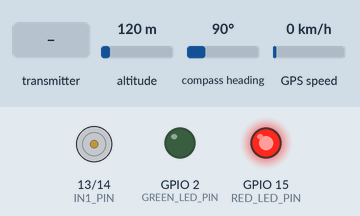
This sketch was run on a simulated ESP32. Shown: motor-driver pin pairs drawn as motors (green arrow = first pin HIGH = forward, orange = second pin HIGH = backward, longer = more drive), output pins drawn as LEDs (lit = HIGH). The test bench sets the inputs (shaded band); at power-on: altitude 120 m, compass heading 90°, GPS speed 0 km/h. The GPS gets a fix after 3 s at 37.7749, -122.4194 with 8 satellites; the modem accepts every AT command (registered, SIM ready, sends succeed) and sends nothing else; what the sketch prints to the serial monitor is not drawn.

Above: at 2.1 s.
At 3.2 s:
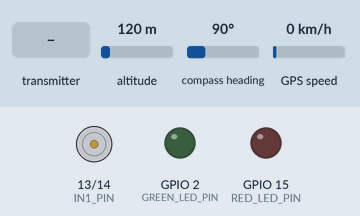
3.3 s: the transmitter starts sending helmetWorn = 0
6.3 s: the transmitter starts sending accidentDetected = 1
9.3 s: the transmitter starts sending helmetWorn = 1
12.3 s: the transmitter starts sending accidentDetected = 0
At 21.4 s:
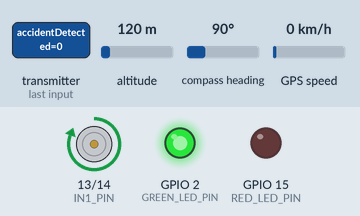
Timing chart, 0 to 22.9 s (numbered marks = the images above; inputs shaded):
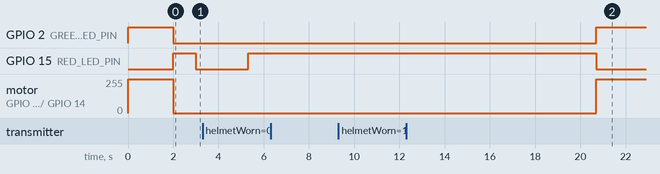

Measured:
- after the input at 6.3 s, every drawn part: stays the same
- after the input at 9.3 s, every drawn part: stays the same
- after the input at 12.3 s, GPIO 2 (GREEN_LED_PIN): LOW → HIGH after 8.4 s; GPIO 15 (RED_LED_PIN): HIGH → LOW after 8.4 s; motor on GPIO 13 (IN1_PIN) / GPIO 14 (IN2_PIN): stopped → forward 255/255 after 8.4 s

The sketch:

sketch_mar19a.ino
```cpp
#include <WiFi.h>
#include <esp_now.h>
#include <TinyGPS++.h>
#include <HardwareSerial.h>

// Structure to receive data
typedef struct {
  bool helmetWorn;
  int alcoholLevel;
  int vibrationLevel;
  bool accidentDetected;
} HelmetData;

HelmetData receivedData;

// GPS & GSM
#define RXPin 16  // GPS TX → ESP32 RX
#define TXPin 17  // GPS RX → ESP32 TX
#define SIM_RX 26 // GSM RX → ESP32 TX
#define SIM_TX 27 // GSM TX → ESP32 RX
HardwareSerial gpsSerial(1);
HardwareSerial sim800l(2);
TinyGPSPlus gps;

// Driver Module (L298N)
#define IN1_PIN 13    // Motor direction pin 1
#define IN2_PIN 14    // Motor direction pin 2

// LED Indicators
#define GREEN_LED_PIN 2
#define RED_LED_PIN 15

// Alcohol Threshold
#define ALCOHOL_THRESHOLD 1800

// Blinking LED timer
unsigned long lastBlink = 0;
bool ledState = false;

void setup() {
  Serial.begin(115200);
  gpsSerial.begin(9600, SERIAL_8N1, RXPin, TXPin);
  sim800l.begin(9600, SERIAL_8N1, SIM_RX, SIM_TX);

  pinMode(IN1_PIN, OUTPUT);
  pinMode(IN2_PIN, OUTPUT);

  pinMode(GREEN_LED_PIN, OUTPUT);
  digitalWrite(GREEN_LED_PIN, LOW);
  pinMode(RED_LED_PIN, OUTPUT);
  digitalWrite(RED_LED_PIN, LOW);

  WiFi.mode(WIFI_STA);

  if (esp_now_init() != ESP_OK) {
    Serial.println("❌ ESP-NOW Init Failed");
    return;
  }

  esp_now_register_recv_cb(OnDataRecv);

  Serial.println("\n⏳ Testing Driver Module...");
  controlDriverModule(true);
  delay(2000);
  controlDriverModule(false);
  Serial.println("✅ Driver Module Test Complete");
}

void OnDataRecv(const esp_now_recv_info *info, const uint8_t *incomingData, int len) {
  memcpy(&receivedData, incomingData, sizeof(receivedData));

  Serial.println("\n📶 Data Received from Helmet Unit:");
  Serial.print("🪖 Helmet Worn: ");
  Serial.println(receivedData.helmetWorn ? "Yes" : "No");
  Serial.print("🍺 Alcohol Level: ");
  Serial.println(receivedData.alcoholLevel);
  Serial.print("📳 Vibration: ");
  Serial.println(receivedData.vibrationLevel);
  Serial.print("💥 Accident: ");
  Serial.println(receivedData.accidentDetected ? "Yes" : "No");

  float latitude = 0.0, longitude = 0.0;
  unsigned long start = millis();
  while (millis() - start < 2000) {
    while (gpsSerial.available()) {
      gps.encode(gpsSerial.read());
      if (gps.location.isUpdated()) {
        latitude = gps.location.lat();
        longitude = gps.location.lng();
        break;
      }
    }
    if (gps.location.isUpdated()) break;
  }

  Serial.print("📍 Location: ");
  Serial.print(latitude, 6);
  Serial.print(", ");
  Serial.println(longitude, 6);

  if (receivedData.accidentDetected) {
    sendEmergencySMS(latitude, longitude);
  }

  if (receivedData.helmetWorn && receivedData.alcoholLevel < ALCOHOL_THRESHOLD && !receivedData.accidentDetected) {
    controlDriverModule(true);
    digitalWrite(RED_LED_PIN, LOW);
    Serial.println("✅ Safe: Driver ON → LED ON");
  } else {
    controlDriverModule(false);
    digitalWrite(RED_LED_PIN, HIGH);
    Serial.println("⚠️ Unsafe: Driver OFF → LED OFF");
  }

  Serial.println("---------------------------------");
}

void controlDriverModule(bool state) {
  if (state) {
    digitalWrite(IN1_PIN, HIGH);
    digitalWrite(IN2_PIN, LOW);
  } else {
    digitalWrite(IN1_PIN, LOW);
    digitalWrite(IN2_PIN, LOW);
  }

  digitalWrite(GREEN_LED_PIN, state);
}

void sendEmergencySMS(float lat, float lon) {
  int signalStrength = checkSignalStrength();
  Serial.print("📶 GSM Signal Strength: ");
  if (signalStrength >= 0) {
    Serial.print(signalStrength);
    Serial.println(" dBm");
  } else {
    Serial.println("❌ Could not retrieve signal strength.");
  }

  sim800l.println("AT+CMGF=1");
  delay(200);
  sim800l.println("AT+CMGS=\"+911234567890\"");
  delay(200);

  String message = "🚨 Emergency!\n";
  message += "Helmet Worn: " + String(receivedData.helmetWorn ? "Yes" : "No") + "\n";
  message += "Alcohol: " + String(receivedData.alcoholLevel) + "\n";
  message += "Accident Detected!\n";
  message += "Location: https://maps.google.com/?q=" + String(lat, 6) + "," + String(lon, 6);

  sim800l.print(message);
  sim800l.write(26);
  delay(1000);
}

int checkSignalStrength() {
  sim800l.println("AT+CSQ");
  delay(200);
  String response = "";
  unsigned long startTime = millis();

  while (millis() - startTime < 1000) {
    while (sim800l.available()) {
      char c = sim800l.read();
      response += c;
    }
  }

  int rssiIndex = response.indexOf("+CSQ:");
  if (rssiIndex != -1) {
    int commaIndex = response.indexOf(",", rssiIndex);
    if (commaIndex != -1) {
      String rssiStr = response.substring(rssiIndex + 6, commaIndex);
      int rssi = rssiStr.toInt();
      if (rssi == 99) return -1;
      return -113 + (rssi * 2);
    }
  }
  return -1;
}

void loop() {
  bool driverActive = digitalRead(IN1_PIN) && !digitalRead(IN2_PIN);
  digitalWrite(GREEN_LED_PIN, driverActive);

  if (!driverActive && millis() - lastBlink >= 1000) {
    lastBlink = millis();
    ledState = !ledState;
    digitalWrite(RED_LED_PIN, ledState);
  }
}
```
